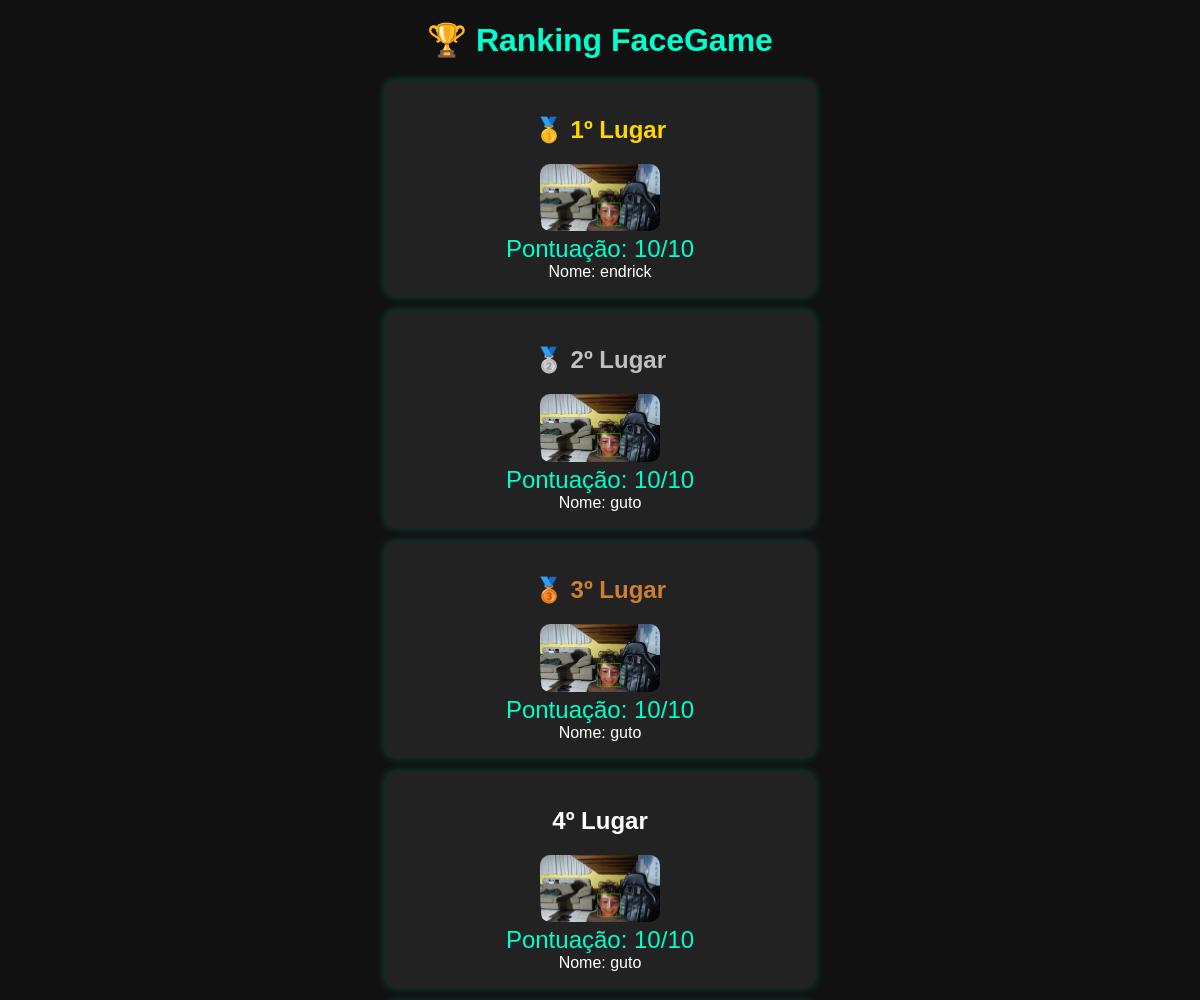
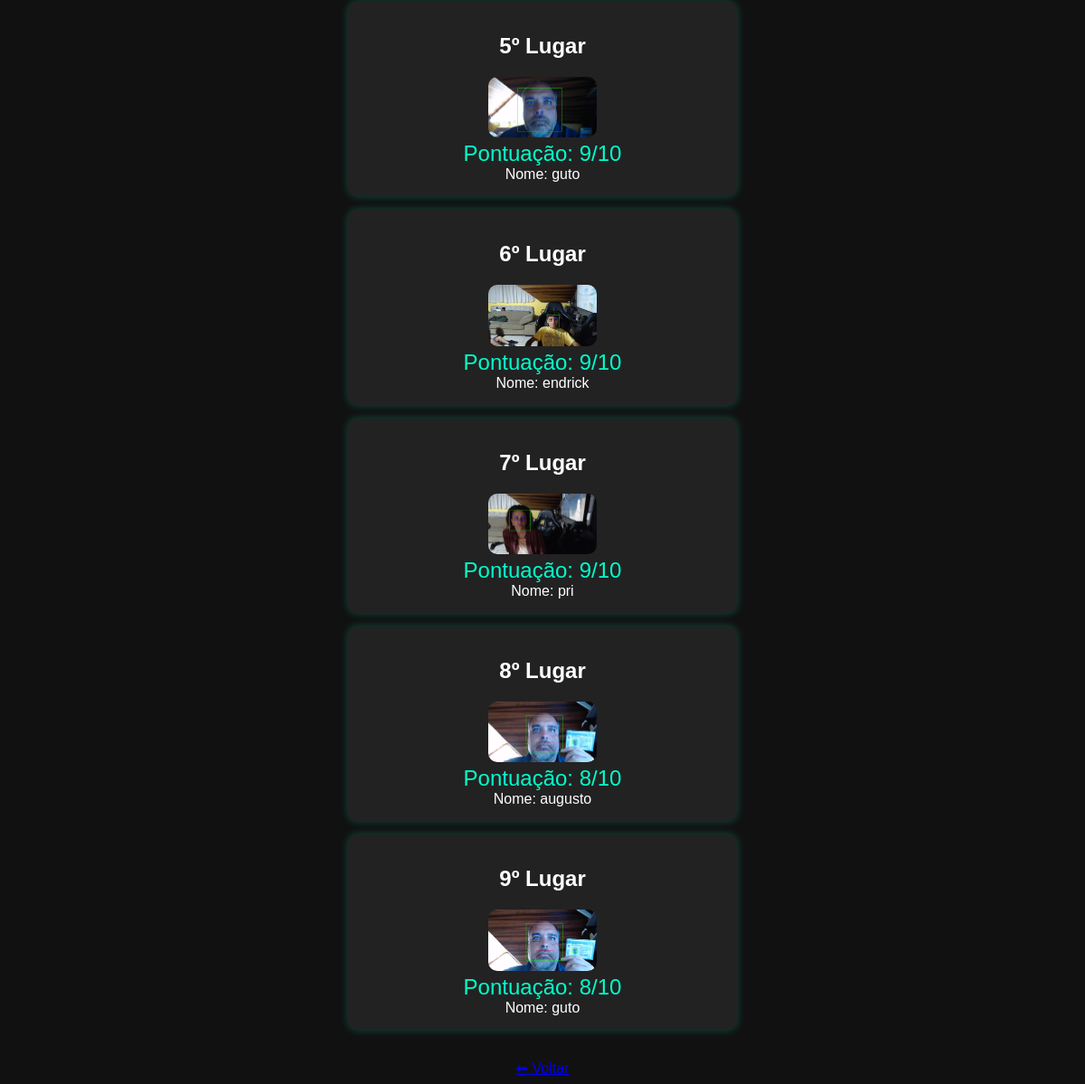
Page /ranking on the committed database (2 pictures, top to bottom).
### tables this page shows
CREATE TABLE ranking (
            id INTEGER PRIMARY KEY AUTOINCREMENT,
            nome TEXT,
            filename TEXT,
            score INTEGER
        );

### app.py (the view)
@app.route("/ranking")
def ranking():
    conn = sqlite3.connect("scores.db")
    cursor = conn.cursor()
    cursor.execute("SELECT nome, filename, score FROM ranking ORDER BY score DESC LIMIT 10")
    dados = cursor.fetchall()
    conn.close()
    return render_template("ranking.html", dados=dados)

### templates/ranking.html (shortened to what this page needs)
<!DOCTYPE html>
<html>
<head>
</head>
<body>
<h1>🏆 Ranking FaceGame</h1>
{% for jogador in dados %}
<div class="card">
    <h2>
        {% if loop.index == 1 %}<span class="gold">🥇 1º Lugar</span>
        {% elif loop.index == 2 %}<span class="silver">🥈 2º Lugar</span>
        {% elif loop.index == 3 %}<span class="bronze">🥉 3º Lugar</span>
        {% else %}{{ loop.index }}º Lugar{% endif %}
    </h2>
    <img src="{{ url_for('static', filename='processed/' + jogador[1]) }}">
    <div class="score">Pontuação: {{ jogador[2] }}/10</div>
    <div class="nome">Nome: {{ jogador[0] }}</div>
</div>
{% endfor %}
<br>
<a href="/">⬅ Voltar</a>
</body>
</html>

### templates/ranking.html (style rules this page uses)
body { background:#111;color:white;text-align:center;font-family:Arial; }
h1 { color:#00ffcc; }
.card { background:#222;margin:15px auto;padding:15px;width:400px;border-radius:10px;box-shadow:0 0 10px #00ffcc44; }
img { width:120px;border-radius:10px; }
.score { font-size:24px;color:#00ffcc; }
.gold { color:gold; }
.silver { color:silver; }
.bronze { color:#cd7f32; }

### rows in the picture
ranking: shows "🥇 1º Lugar", filename (picture), score "10", nome "endrick"
ranking: shows "🥈 2º Lugar", filename (picture), score "10", nome "guto"
ranking: shows "🥉 3º Lugar", filename (picture), score "10", nome "guto"
ranking: filename (picture), score "10", nome "guto"
ranking: filename (picture), score "9", nome "guto"
ranking: filename (picture), score "9", nome "endrick"
ranking: filename (picture), score "9", nome "pri"
ranking: filename (picture), score "8", nome "augusto"
ranking: filename (picture), score "8", nome "guto"
